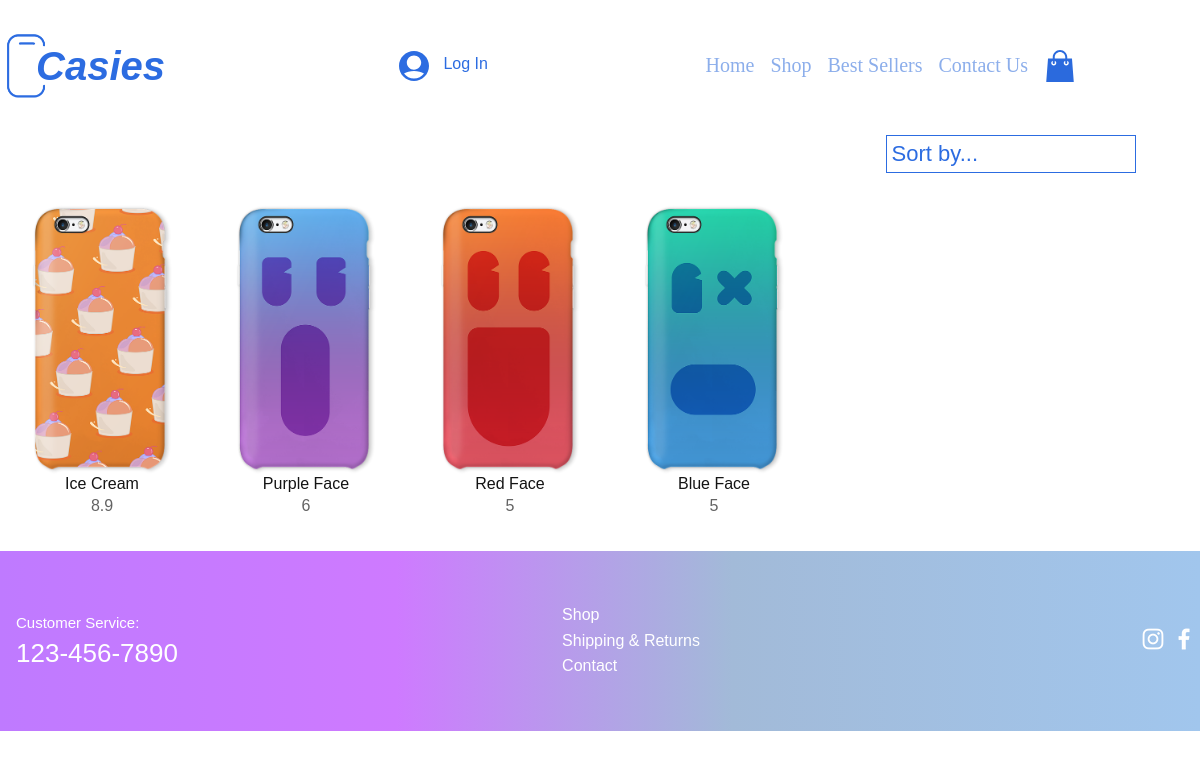
/sellers.php, run on the app's committed database.
### tables this page shows
CREATE TABLE `products` (
  `id` int(11) NOT NULL,
  `name` text NOT NULL,
  `autor` text NOT NULL,
  `tags` text NOT NULL,
  `file` text NOT NULL,
  `price` float NOT NULL,
  `colors` text NOT NULL,
  `best_sellers` int(11) NOT NULL
);

### bd/data.php (called while the page is built, shortened)
<?php
include "bd.php";
if (isset($_GET["sort"])) {
    $sorting = $_GET["sort"];
} else {
    $sorting = "";
}
switch ($sorting) {
    default:
        $sorting = 'id ASC';
        $sort_name = 'Sort by...';
        break;
}
$shop = $link->query("SELECT * FROM `products` ORDER  BY $sorting")->fetch_all(MYSQLI_ASSOC);
$sellers = $link->query("SELECT * FROM `products` WHERE `best_sellers` ORDER  BY $sorting")->fetch_all(MYSQLI_ASSOC);

### sellers.php (the view, shortened to what this page needs)
<?php include "bd/data.php"; ?>
<html lang="en">
<head>
    <link rel="stylesheet" href="css/main.css">
</head>
<body>
<?php require "header.php"; ?>
<section class="filte_sort">
    <div class="container">
        <div class="sort">
            <button class="openButton"><?php echo $sort_name; ?></button>
        </div>
        <div class="filtration">
            <div class="product">
                <?php foreach ($sellers as $value): ?>
                    <div class="view">
                        <a href="buy.php?id=<?= $value["id"] ?>">
                            <figure>
                                <img src="img/<?= $value["file"] ?>" alt="" class="Cover">
                                <figcaption class="TextF">
                                    <span><?= $value["name"]?></span>
                                    <p><?= $value["price"]?></p>
                                </figcaption>
                            </figure>
                        </a>
                    </div>
                <?php endforeach; ?>
            </div>
        </div>
</section>
<?php require ("footer.php") ?>
</body>
</html>

### header.php (shortened to what this page needs)
<?php include "bd/userInfo.php" ?>
<header class="head">
    <div class="container">
        <div class="header">
            <a href="index.php" class="logoA">
                <img src="img/logo.gif" alt="Логотип" class="logoG" width="100" height="169">
                <span class="logoSpan">Casies</span>
            </a>
            <?php if (isset($_SESSION["user_id"])): ?>
                <div class="loginE">
                    <div class="infomenu">
                    <img src="img/login.svg" alt="login"><a href="#" class="LoginInfo"><?= $Login?> ▼</a>
                        <div class="infoAcc">
                            <div class="infoNav">
                                <nav>
                                    <ul>
                                        <li><a href="bd/signOUT.php"  class="Leave">Leave</a></li>
                                    </ul>
                                </nav>
                            </div>
                        </div>
                    </div>
                </div>
            <?php else: ?>
            <div class="login">
                <a href="#">
                    <img src="img/login.svg" alt="login" class="loginI">
                    <span>Log In</span>
                </a>
            </div>
            <?php endif ?>
            <div class="menu">
                <span><a href="index.php">Home</a></span>
                <span><a href="shop.php">Shop</a></span>
                <span><a href="sellers.php">Best Sellers</a></span>
                <span><a href="contact.php">Contact Us</a></span>
                <a href="cart.php" class="menu-btn"><img src="img/bag.svg" alt="basik" class="basik"><span class="basikT"></span></a>
            </div>
        </div>
    </div>
</header>

### footer.php (shortened to what this page needs)
<footer>
    <div class="container">
        <div class="wrapper">
            <div class="phone">
                <span>Customer Service:</span>
                <p><a href="#">123-456-7890</a></p>
            </div>
            <nav>
                <p><a href="shop.php">Shop</a></p>
                <p><a href="contact.php">Shipping & Returns</a></p>
                <p><a href="contact.php">Contact</a></p>
            </nav>
            <div class="social">
                <a href="#"><img src="img/icon1.webp" alt=""></a>
                <a href="#"><img src="img/icon2.webp" alt=""></a>
            </div>
        </div>
    </div>
</footer>

### css/main.css (style rules this page uses)
body { font-size: 15px; padding: 0; margin: 0; }
figure { margin: 0; padding: 0; }
div,p,input,button,form,span,a,ul,li,ol { box-sizing:border-box; margin: 0; padding: 0; }
a { text-decoration: none; margin: 0; }
p { line-height: 1.66em; padding: 0; margin: 0; }
header { position: sticky; top: 0; z-index: 3; background-color: #fff; }
.container { width: 1230px; margin: 0 auto; max-witdh:100%; }
.header { display: flex; padding: 1.25rem 0 1.5rem 0; align-items: center; }
.logoG { position:relative; width: 52px; height: 91px; }
.logoA { display: flex; align-items: center; }
.logoSpan { position:relative; left:-1rem; font: italic normal bold 40px/1.4em raleway,sans-serif; color: #2C6CE1; transition:color 0.4s ease 0s; }
.login { display: flex; justify-content:center; flex:1; }
.loginI { vertical-align: middle; margin-right: 0.7rem; width: 30px; }
.login span { color: #2C6CE1; font: normal normal normal 16px/1.4em futura-lt-w01-book,sans-serif; }
.menu { display: flex; align-items: center; flex:1; }
.menu span a { color: #8CAEEB; transition: color 0.4s ease 0s; font-size: 20px; margin-right: 1rem; }
.basik { height: 2rem; }
footer { height: 180px; background: rgba(191,122,255,1); background: -moz-linear-gradient(left, rgba(191,122,255,1) 0%, rgba(206,122,255,1) 33%, rgba(162,186,216,1) 61%, rgba(161,198,237,1) 100%); background: -webkit-linear-gradient(left, rgba(191,122,255,1) 0%, rgba(206,122,255,1) 33%, rgba(162,186,216,1) 61%, rgba(161,198,237,1) 100%); background: -o-linear-gradient(left, rgba(191,122,255,1) 0%, rgba(206,122,255,1) 33%, rgba(162,186,216,1) 61%, rgba(161,198,237,1) 100%); background: -ms-linear-gradient(left, rgba(191,122,255,1) 0%, rgba(206,122,255,1) 33%, rgba(162,186,216,1) 61%, rgba(161,198,237,1) 100%); background: linear-gradient(to right, rgba(191,122,255,1) 0%, rgba(206,122,255,1) 33%, rgba(162,186,216,1) 61%, rgba(161,198,237,1) 100%); filter: progid:DXImageTransform.Microsoft.gradient( startColorstr='#bf7aff', endColorstr='#a1c6ed', GradientType=1 ); }
.wrapper { height: 180px; display: flex; align-items: center; }
.phone { flex: 1; margin: 1rem; }
.phone p { padding-top: 10px; }
.phone span { color:white; font-family: futura-lt-w01-light,sans-serif; font-size: 15px; }
.phone a { color:white; font-family:futura-lt-w01-light,sans-serif; font-size: 26px; }
.wrapper nav a { color:white; flex:1; }
.social { flex: 1; text-align: right; }
.description span,p { font: normal normal normal 16px/1.6em futura-lt-w01-book,sans-serif; color: #636363; }
.info h4,p { flex-direction:column }
.filtration { display: flex; }
.sort { position: relative; text-align: right; right: 5.9rem; z-index: 1; }
.openButton { text-align: left; font: normal normal normal 22px/1.2em futura-lt-w01-book,sans-serif; color:#2C6CE1; background-color: #fff; border:1px solid #2C6CE1; width: 250px; padding: 5px; cursor: pointer; }
.product { display: flex; flex-wrap: wrap; justify-content: center; }
.product figure { margin: 2rem; }
.product figcaption { font: normal normal normal 16px/1.2em futura-lt-w01-book,sans-serif; color: #141414; text-align: center; }
.view { position: relative; }
.Cover { width: 140px; }

### data on the page
products: file (picture), name "Ice Cream", price "8.9"
products: file (picture), name "Purple Face", price "6"
products: file (picture), name "Red Face", price "5"
products: file (picture), name "Blue Face", price "5"

### other printed values
$sort_name "Sort by..."
